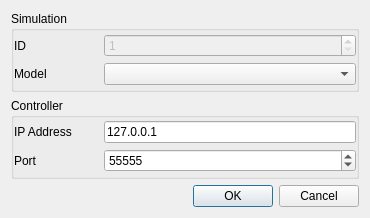
<?xml version="1.0" encoding="UTF-8"?>
<ui version="4.0">
 <class>AddDeviceDialog</class>
 <widget class="QDialog" name="AddDeviceDialog">
  <property name="windowModality">
   <enum>Qt::WindowModal</enum>
  </property>
  <property name="geometry">
   <rect>
    <x>0</x>
    <y>0</y>
    <width>370</width>
    <height>218</height>
   </rect>
  </property>
  <property name="sizePolicy">
   <sizepolicy hsizetype="Fixed" vsizetype="Fixed">
    <horstretch>0</horstretch>
    <verstretch>0</verstretch>
   </sizepolicy>
  </property>
  <property name="windowTitle">
   <string>Add Device</string>
  </property>
  <layout class="QGridLayout" name="gridLayout_3">
   <item row="0" column="0">
    <widget class="QGroupBox" name="groupBox">
     <property name="title">
      <string>Simulation</string>
     </property>
     <layout class="QGridLayout" name="gridLayout_4">
      <property name="leftMargin">
       <number>0</number>
      </property>
      <property name="topMargin">
       <number>0</number>
      </property>
      <property name="rightMargin">
       <number>0</number>
      </property>
      <property name="bottomMargin">
       <number>0</number>
      </property>
      <item row="0" column="0">
       <layout class="QGridLayout" name="gridLayout">
        <item row="0" column="0">
         <widget class="QLabel" name="label">
          <property name="sizePolicy">
           <sizepolicy hsizetype="Preferred" vsizetype="Preferred">
            <horstretch>1</horstretch>
            <verstretch>0</verstretch>
           </sizepolicy>
          </property>
          <property name="text">
           <string>ID</string>
          </property>
         </widget>
        </item>
        <item row="0" column="1">
         <widget class="QSpinBox" name="ID">
          <property name="enabled">
           <bool>false</bool>
          </property>
          <property name="sizePolicy">
           <sizepolicy hsizetype="Expanding" vsizetype="Fixed">
            <horstretch>3</horstretch>
            <verstretch>0</verstretch>
           </sizepolicy>
          </property>
          <property name="minimum">
           <number>1</number>
          </property>
          <property name="maximum">
           <number>255</number>
          </property>
         </widget>
        </item>
        <item row="1" column="0">
         <widget class="QLabel" name="label_2">
          <property name="text">
           <string>Model</string>
          </property>
         </widget>
        </item>
        <item row="1" column="1">
         <widget class="QComboBox" name="model"/>
        </item>
       </layout>
      </item>
     </layout>
    </widget>
   </item>
   <item row="1" column="0">
    <widget class="QGroupBox" name="groupBox_2">
     <property name="title">
      <string>Controller</string>
     </property>
     <layout class="QGridLayout" name="gridLayout_5">
      <property name="leftMargin">
       <number>0</number>
      </property>
      <property name="topMargin">
       <number>0</number>
      </property>
      <property name="rightMargin">
       <number>0</number>
      </property>
      <property name="bottomMargin">
       <number>0</number>
      </property>
      <item row="0" column="0">
       <layout class="QGridLayout" name="gridLayout_2">
        <item row="0" column="0">
         <widget class="QLabel" name="label_3">
          <property name="sizePolicy">
           <sizepolicy hsizetype="Preferred" vsizetype="Preferred">
            <horstretch>1</horstretch>
            <verstretch>0</verstretch>
           </sizepolicy>
          </property>
          <property name="text">
           <string>IP Address</string>
          </property>
         </widget>
        </item>
        <item row="0" column="1">
         <widget class="QLineEdit" name="IP">
          <property name="sizePolicy">
           <sizepolicy hsizetype="Expanding" vsizetype="Fixed">
            <horstretch>3</horstretch>
            <verstretch>0</verstretch>
           </sizepolicy>
          </property>
          <property name="text">
           <string>127.0.0.1</string>
          </property>
         </widget>
        </item>
        <item row="1" column="0">
         <widget class="QLabel" name="label_4">
          <property name="text">
           <string>Port</string>
          </property>
         </widget>
        </item>
        <item row="1" column="1">
         <widget class="QSpinBox" name="port">
          <property name="maximum">
           <number>65535</number>
          </property>
          <property name="value">
           <number>55555</number>
          </property>
         </widget>
        </item>
       </layout>
      </item>
     </layout>
    </widget>
   </item>
   <item row="2" column="0">
    <widget class="QDialogButtonBox" name="buttonBox">
     <property name="orientation">
      <enum>Qt::Horizontal</enum>
     </property>
     <property name="standardButtons">
      <set>QDialogButtonBox::Cancel|QDialogButtonBox::Ok</set>
     </property>
    </widget>
   </item>
  </layout>
 </widget>
 <resources/>
 <connections>
  <connection>
   <sender>buttonBox</sender>
   <signal>accepted()</signal>
   <receiver>AddDeviceDialog</receiver>
   <slot>accept()</slot>
   <hints>
    <hint type="sourcelabel">
     <x>248</x>
     <y>254</y>
    </hint>
    <hint type="destinationlabel">
     <x>157</x>
     <y>274</y>
    </hint>
   </hints>
  </connection>
  <connection>
   <sender>buttonBox</sender>
   <signal>rejected()</signal>
   <receiver>AddDeviceDialog</receiver>
   <slot>reject()</slot>
   <hints>
    <hint type="sourcelabel">
     <x>316</x>
     <y>260</y>
    </hint>
    <hint type="destinationlabel">
     <x>286</x>
     <y>274</y>
    </hint>
   </hints>
  </connection>
 </connections>
</ui>
